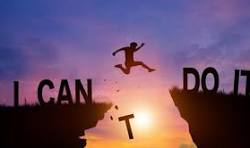
#> input picture Segmentation/image.jpg, 250 x 148 px
$ jupyter execute tp3_edge_detection.ipynb   (older library calls are emulated)
#> lines starting #> are read from the running program, lines starting #| are printed output that depends on the picture; after the words box and inside, x2 and y2 are one past the last pixel; in counts of white or black regions, pixels touching at a corner belong together
# TP3 - Détection de Contours
Ce notebook implémente les opérateurs Sobel, Prewitt et Canny pour détecter les bords d'une image.

[cell 1]
import cv2
import numpy as np
import matplotlib.pyplot as plt

# Charger l'image en niveaux de gris
image = cv2.imread('../Segmentation/image.jpg', cv2.IMREAD_GRAYSCALE)
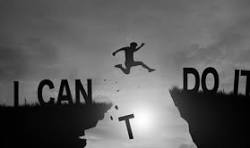
#> image: shape (148, 250); min 0, max 255, mean 94.3

# Afficher l'image originale
plt.imshow(image, cmap='gray')
plt.title("Image originale en niveaux de gris")
plt.axis('off')
plt.show()

[cell 2]
# Appliquer l'opérateur Sobel
sobelx = cv2.Sobel(image, cv2.CV_64F, 1, 0, ksize=3)
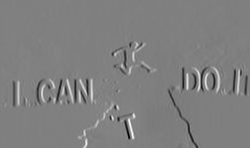
#> sobelx: shape (148, 250) float64; min -746, max 743, mean 0; drawn with min black and max white
sobely = cv2.Sobel(image, cv2.CV_64F, 0, 1, ksize=3)
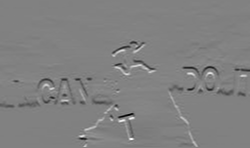
#> sobely: shape (148, 250) float64; min -726, max 708, mean -0.5; drawn with min black and max white
sobel = cv2.magnitude(sobelx, sobely)
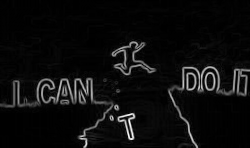
#> sobel: shape (148, 250) float64; min 0, max 763.8, mean 40.5; drawn with min black and max white

# Appliquer l'opérateur Prewitt
kernelx = np.array([[1, 0, -1], [1, 0, -1], [1, 0, -1]])
kernely = np.array([[1, 1, 1], [0, 0, 0], [-1, -1, -1]])
prewittx = cv2.filter2D(image, -1, kernelx)
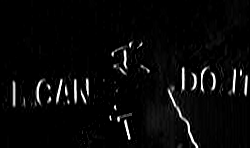
#> prewittx: shape (148, 250); min 0, max 255, mean 9.3
prewitty = cv2.filter2D(image, -1, kernely)
prewitt = cv2.magnitude(prewittx.astype(float), prewitty.astype(float))
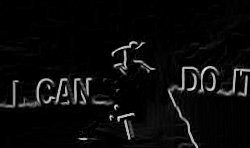
#> prewitt: shape (148, 250) float64; min 0, max 360.6, mean 15.8; drawn with min black and max white

# Appliquer l'opérateur Canny
canny = cv2.Canny(image, 100, 200)
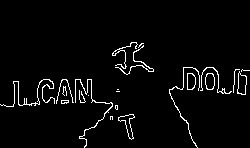
#> canny: shape (148, 250); 3.4% white in thin lines or dots, all inside (x1, y1, x2, y2) = (0, 42, 250, 148)

# Affichage des résultats
fig, axs = plt.subplots(1, 4, figsize=(20, 5))

axs[0].imshow(image, cmap='gray')
axs[0].set_title("Image originale")
axs[0].axis('off')

axs[1].imshow(sobel, cmap='gray')
axs[1].set_title("Sobel")
axs[1].axis('off')

axs[2].imshow(prewitt, cmap='gray')
axs[2].set_title("Prewitt")
axs[2].axis('off')

axs[3].imshow(canny, cmap='gray')
axs[3].set_title("Canny")
axs[3].axis('off')

plt.show()

[cell 3]
from ipywidgets import interact

def apply_canny(threshold1, threshold2):
    edges = cv2.Canny(image, threshold1, threshold2)
    plt.imshow(edges, cmap='gray')
    plt.title(f"Canny (Seuils: {threshold1}, {threshold2})")
    plt.axis('off')
    plt.show()

interact(apply_canny, threshold1=(0, 255, 5), threshold2=(0, 255, 5))
#> the sliders are set to threshold1 = 127, threshold2 = 127

[cell 4]
# Sauvegarde des images détectées
cv2.imwrite('sobel.jpg', sobel)
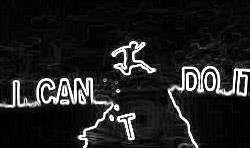
#> saved as sobel.jpg: shape (148, 250); min 0, max 255, mean 32.9
cv2.imwrite('prewitt.jpg', prewitt)
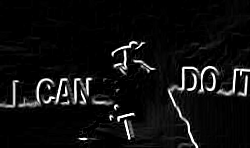
#> saved as prewitt.jpg: shape (148, 250); min 0, max 255, mean 15.7
cv2.imwrite('canny.jpg', canny)
#> Out = True

[cell 5]
import cv2
import numpy as np
import matplotlib.pyplot as plt

# Définir une image 9x9
image = np.array([
    [10, 20, 30, 40, 50, 60, 170, 80, 90],
    [15, 25, 35, 45, 55, 65, 75, 85, 95],
    [20, 30, 40, 50, 60, 70, 80, 90, 100],
    [25, 35, 145, 55, 65, 75, 85, 95, 105],
    [30, 40, 50, 60, 70, 80, 90, 100, 110],
    [35, 45, 55, 65, 75, 85, 95, 105, 115],
    [40, 50, 160, 70, 80, 90, 100, 110, 120],
    [45, 55, 65, 75, 85, 95, 105, 115, 125],
    [50, 60, 70, 80, 90, 100, 110, 120, 130]
], dtype=np.uint8)

# Appliquer le filtre Sobel
sobel_x = cv2.Sobel(image, cv2.CV_64F, 1, 0, ksize=3)  # Bords verticaux
sobel_y = cv2.Sobel(image, cv2.CV_64F, 0, 1, ksize=3)  # Bords horizontaux
sobel_combined = cv2.magnitude(sobel_x, sobel_y)  # Norme du gradient

# Appliquer le filtre de Canny
canny_edges = cv2.Canny(image, 50, 150)

# Afficher les résultats
plt.figure(figsize=(10,5))
plt.subplot(1,3,1), plt.imshow(sobel_x, cmap='gray'), plt.title("Sobel X")
plt.subplot(1,3,2), plt.imshow(sobel_y, cmap='gray'), plt.title("Sobel Y")
plt.subplot(1,3,3), plt.imshow(canny_edges, cmap='gray'), plt.title("Canny Edges")
plt.show()
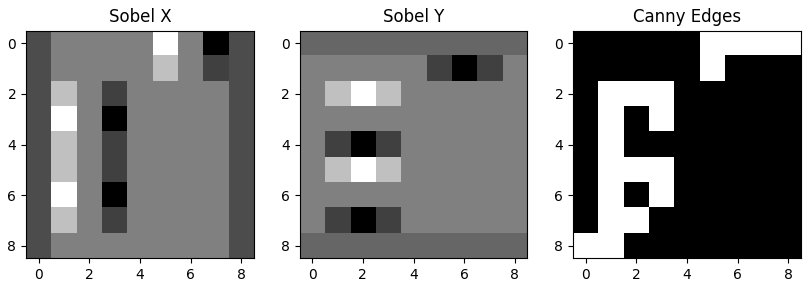
#> figure drawn by matplotlib, 3 panels
